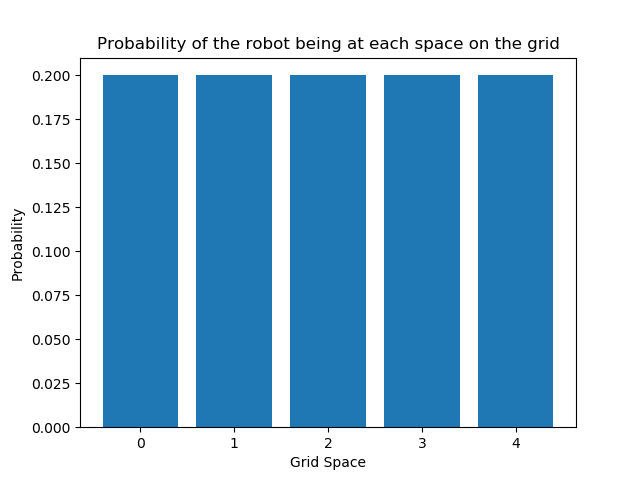

The Python source for this figure:
import matplotlib as mpl
import matplotlib.pyplot as plt

import numpy as np

def initialize_robot(grid_size):
    """
    returns a list containing the initial probability for each space on the grid
    """
    initial_probability = 1/grid_size    
    return [initial_probability]*grid_size

def grid_probability(grid, position):
    """
    outputs the probability that the robot is at a specific point on the grid
    """
    if(position < len(grid)):
        return grid[position]
    else:
        return None

def output_map(grid):
    """
    outputs a bar chart showing the probabilities of each grid space
    """
    x_labels = []
    for index in range(len(grid)):
        x_labels.append(index)
    
    plt.bar(x_labels, grid)
 
    # Create names on the axes
    plt.title('Probability of the robot being at each space on the grid')
    plt.xlabel('Grid Space')
    plt.ylabel('Probability')

    # Show graphic

    # if running in IPython
    plt.show()

    # if running in python shell
    plt.show(block=True)
    
def update_probabilities(grid, updates):
        
    for each_row in updates:
        grid[each_row[0]] = each_row[1]

    return grid

output_map([.2, .2, .2, .2, .2])
